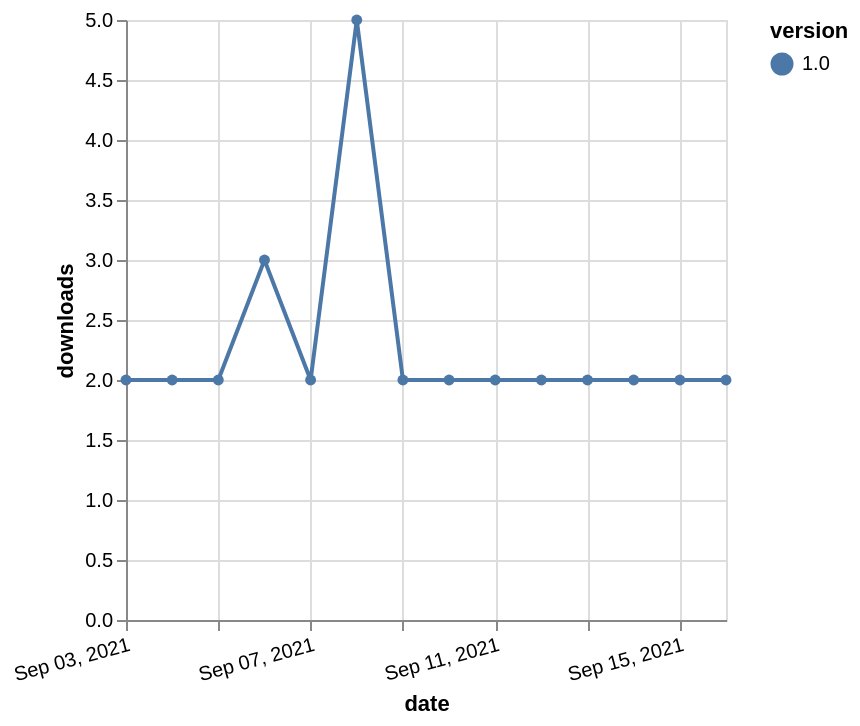

Write a Vega-Lite specification for this figure.
### Vega-Lite specification from a JSON file in a GitHub repository (floating-point values rounded to 4 significant figures)
{"$schema": "https://vega.github.io/schema/vega-lite/v5.json", "description": "A simple bar chart with embedded data.", "data": {"values": [{"date": "2021-09-03", "total": 3437, "delta": 2, "version": "1.0"}, {"date": "2021-09-04", "total": 3439, "delta": 2, "version": "1.0"}, {"date": "2021-09-05", "total": 3441, "delta": 2, "version": "1.0"}, {"date": "2021-09-06", "total": 3444, "delta": 3, "version": "1.0"}, {"date": "2021-09-07", "total": 3446, "delta": 2, "version": "1.0"}, {"date": "2021-09-08", "total": 3451, "delta": 5, "version": "1.0"}, {"date": "2021-09-09", "total": 3453, "delta": 2, "version": "1.0"}, {"date": "2021-09-10", "total": 3455, "delta": 2, "version": "1.0"}, {"date": "2021-09-11", "total": 3457, "delta": 2, "version": "1.0"}, {"date": "2021-09-12", "total": 3459, "delta": 2, "version": "1.0"}, {"date": "2021-09-13", "total": 3461, "delta": 2, "version": "1.0"}, {"date": "2021-09-14", "total": 3463, "delta": 2, "version": "1.0"}, {"date": "2021-09-15", "total": 3465, "delta": 2, "version": "1.0"}, {"date": "2021-09-16", "total": 3467, "delta": 2, "version": "1.0"}]}, "width": "container", "mark": {"type": "line", "point": {"filled": true}}, "encoding": {"x": {"field": "date", "type": "temporal", "timeUnit": "yearmonthdate", "title": "date", "axis": {"labelAngle": -15}}, "y": {"field": "delta", "type": "quantitative", "title": "downloads"}, "color": {"field": "version", "type": "nominal"}, "tooltip": {"field": "delta"}}}
